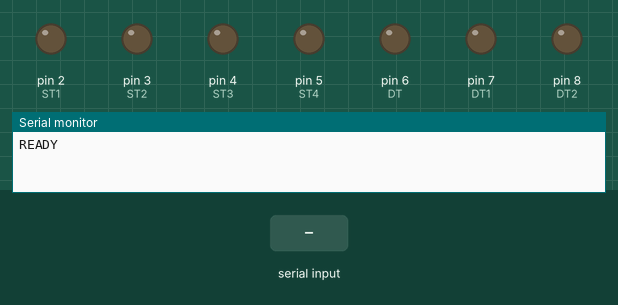
Recording of a sketch running on a simulated Arduino Uno, built with avr-gcc and run on an emulated ATmega328P. On the bench: output pins drawn as LEDs (lit = HIGH), the last lines printed to the serial monitor. The test bench sets the inputs (shaded band).

Above: at 1.2 s.
1.3 s: "POLARITY\n" received over Serial
At 2.2 s:
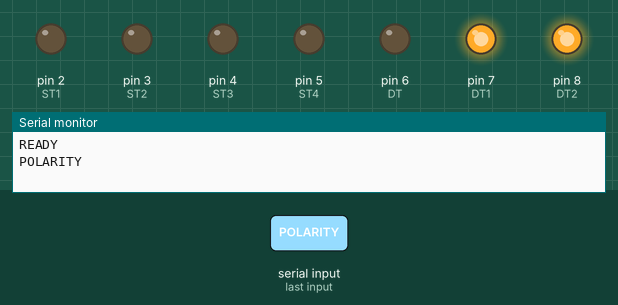
2.8 s: "OPEN\n" received over Serial
At 3.4 s:
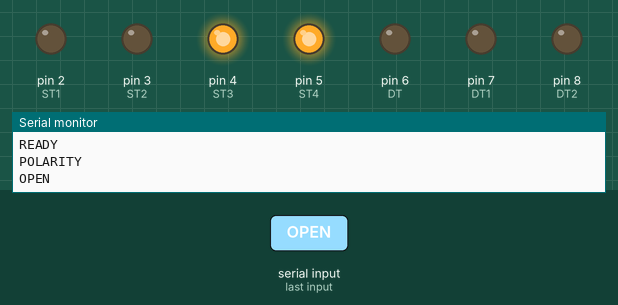
4.3 s: "SHORT\n" received over Serial
At 5.5 s:
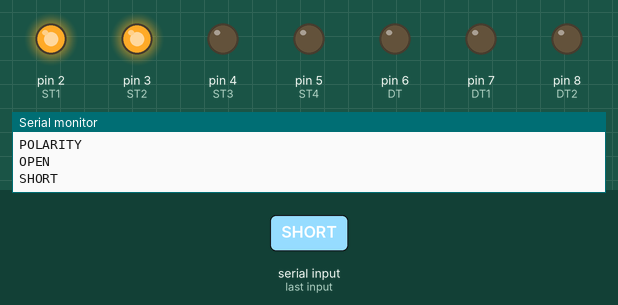
5.8 s: "DT\n" received over Serial
At 6.9 s:
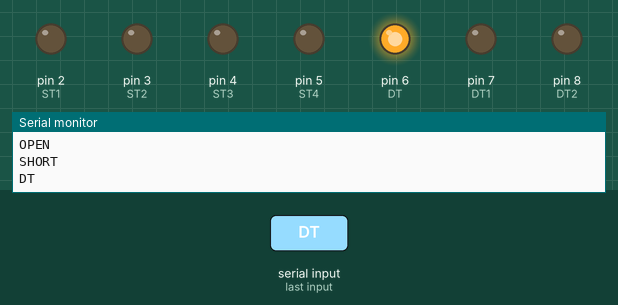
7.3 s: "ALL_OFF\n" received over Serial
At 8.0 s:
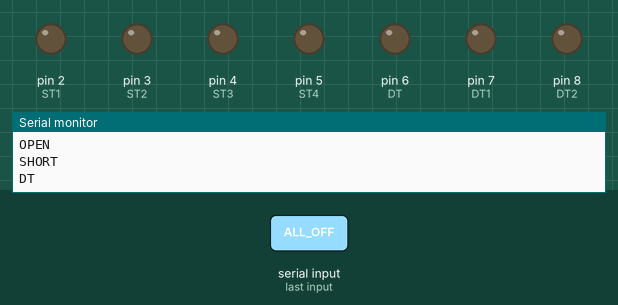
Timing chart, 0 to 9.8 s (numbered marks = the images above; inputs shaded):
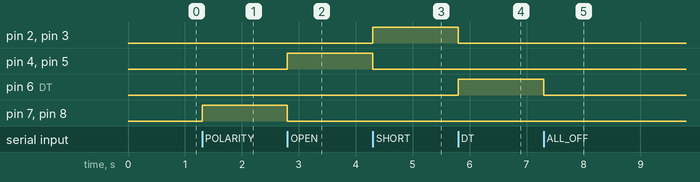

The sketch:

TestFixtureController.ino
```cpp
/*

Automotive Ethernet Test Fixture Controller
MCU: Arduino
Purpose:
    Controls relay PCB for OPEN Alliance
    interoperability testing.

Commands from Python

NORMAL
POLARITY
OPEN
SHORT
DT
RESET_DUT
RESET_LP
ALL_OFF
STATUS


*/

// ---------- Relay Pins ----------

// Update according to the different pins

const int ST1 = 2;
const int ST2 = 3;
const int ST3 = 4;
const int ST4 = 5;

const int DT  = 6;
const int DT1 = 7;
const int DT2 = 8;

const int DUT_RESET = 9;
const int LP_RESET  = 10;

String command = "";

void setup()
{
    pinMode(ST1, OUTPUT);
    pinMode(ST2, OUTPUT);
    pinMode(ST3, OUTPUT);
    pinMode(ST4, OUTPUT);

    pinMode(DT, OUTPUT);
    pinMode(DT1, OUTPUT);
    pinMode(DT2, OUTPUT);

    pinMode(DUT_RESET, OUTPUT);
    pinMode(LP_RESET, OUTPUT);

    Serial.begin(115200);

    allOff();

    Serial.println("READY");
}

void loop()
{
    if (Serial.available())
    {
        command = Serial.readStringUntil('\n');
        command.trim();

        if(command == "NORMAL")
            normalMode();

        else if(command == "POLARITY")
            polarityMode();

        else if(command == "OPEN")
            openCircuit();

        else if(command == "SHORT")
            shortCircuit();

        else if(command == "DT")
            dtMode();

        else if(command == "RESET_DUT")
            resetDUT();

        else if(command == "RESET_LP")
            resetLinkPartner();

        else if(command == "ALL_OFF")
            allOff();

        else if(command == "STATUS")
            sendStatus();
    }
}

void allOff()
{
    digitalWrite(ST1,LOW);
    digitalWrite(ST2,LOW);
    digitalWrite(ST3,LOW);
    digitalWrite(ST4,LOW);

    digitalWrite(DT,LOW);
    digitalWrite(DT1,LOW);
    digitalWrite(DT2,LOW);
}

void normalMode()
{
    allOff();

    Serial.println("NORMAL");
}

void polarityMode()
{
    allOff();

    digitalWrite(DT1,HIGH);
    digitalWrite(DT2,HIGH);

    Serial.println("POLARITY");
}

void openCircuit()
{
    allOff();

    digitalWrite(ST3,HIGH);
    digitalWrite(ST4,HIGH);

    Serial.println("OPEN");
}

void shortCircuit()
{
    allOff();

    digitalWrite(ST1,HIGH);
    digitalWrite(ST2,HIGH);

    Serial.println("SHORT");
}

void dtMode()
{
    allOff();

    digitalWrite(DT,HIGH);

    Serial.println("DT");
}

void resetDUT()
{
    digitalWrite(DUT_RESET,LOW);
    delay(10);
    digitalWrite(DUT_RESET,HIGH);

    Serial.println("DUT RESET");
}

void resetLinkPartner()
{
    digitalWrite(LP_RESET,LOW);
    delay(10);
    digitalWrite(LP_RESET,HIGH);

    Serial.println("LP RESET");
}

void sendStatus()
{
    Serial.print("{");

    Serial.print("\"ST1\":");
    Serial.print(digitalRead(ST1));

    Serial.print(",\"ST2\":");
    Serial.print(digitalRead(ST2));

    Serial.print(",\"ST3\":");
    Serial.print(digitalRead(ST3));

    Serial.print(",\"ST4\":");
    Serial.print(digitalRead(ST4));

    Serial.print(",\"DT\":");
    Serial.print(digitalRead(DT));

    Serial.print(",\"DT1\":");
    Serial.print(digitalRead(DT1));

    Serial.print(",\"DT2\":");
    Serial.print(digitalRead(DT2));

    Serial.println("}");
}
```

Measured:
- after the input at 1.3 s, pin 7 (DT1), pin 8 (DT2): LOW → HIGH at once
- after the input at 2.8 s, pin 4 (ST3), pin 5 (ST4): LOW → HIGH at once; pin 7 (DT1), pin 8 (DT2): HIGH → LOW at once
- after the input at 4.3 s, pin 2 (ST1), pin 3 (ST2): LOW → HIGH at once; pin 4 (ST3), pin 5 (ST4): HIGH → LOW at once
- after the input at 5.8 s, pin 2 (ST1), pin 3 (ST2): HIGH → LOW at once; pin 6 (DT): LOW → HIGH at once
- after the input at 7.3 s, pin 6 (DT): HIGH → LOW at once
